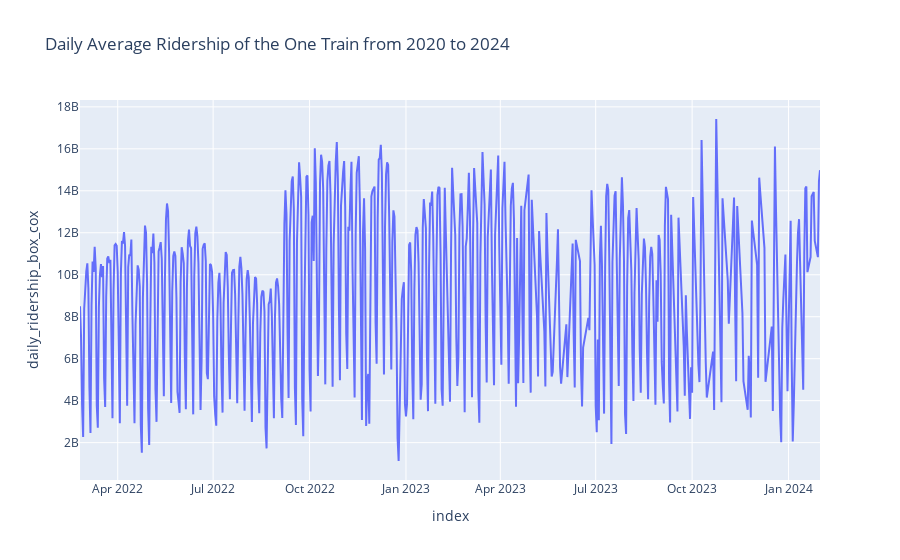

The notebook cell saved with this chart:
### Markdown cell above
### Box-Cox Transform
Another way to ensure stationarity for transform is thorough boxcox transform. The Box-Cox Transform changes Non Normal Distribution to Normal Distribution. Common models such as ARIMA assume that we are dealing with Box-Cox Transform. It is preffered over log transform, as it is more stable.

### Code cell
from scipy.stats import boxcox

daily_df["daily_ridership_box_cox"], lam = boxcox(daily_df["daily_ridership"])
plot(daily_df, y_col='daily_ridership_box_cox')

### Figure 1 — Plotly figure (JSON) as saved in the notebook; plotly's stock layout.template omitted (floating-point values rounded to 4 significant figures; data arrays with more than 128 entries replaced by an {"elided": "..."} marker saying what was removed)
{"data": [{"hovertemplate": "index=%{x}<br>daily_ridership_box_cox=%{y}<extra></extra>", "legendgroup": "", "line": {"color": "#636efa", "dash": "solid"}, "marker": {"symbol": "circle"}, "mode": "lines", "name": "", "orientation": "v", "showlegend": false, "type": "scatter", "x": {"elided": "707 str values"}, "xaxis": "x", "y": {"elided": "707 float values"}, "yaxis": "y"}], "layout": {"legend": {"tracegroupgap": 0}, "title": {"text": "Daily Average Ridership of the One Train from 2020 to 2024"}, "xaxis": {"anchor": "y", "domain": [0, 1], "title": {"text": "index"}}, "yaxis": {"anchor": "x", "domain": [0, 1], "title": {"text": "daily_ridership_box_cox"}}}}
